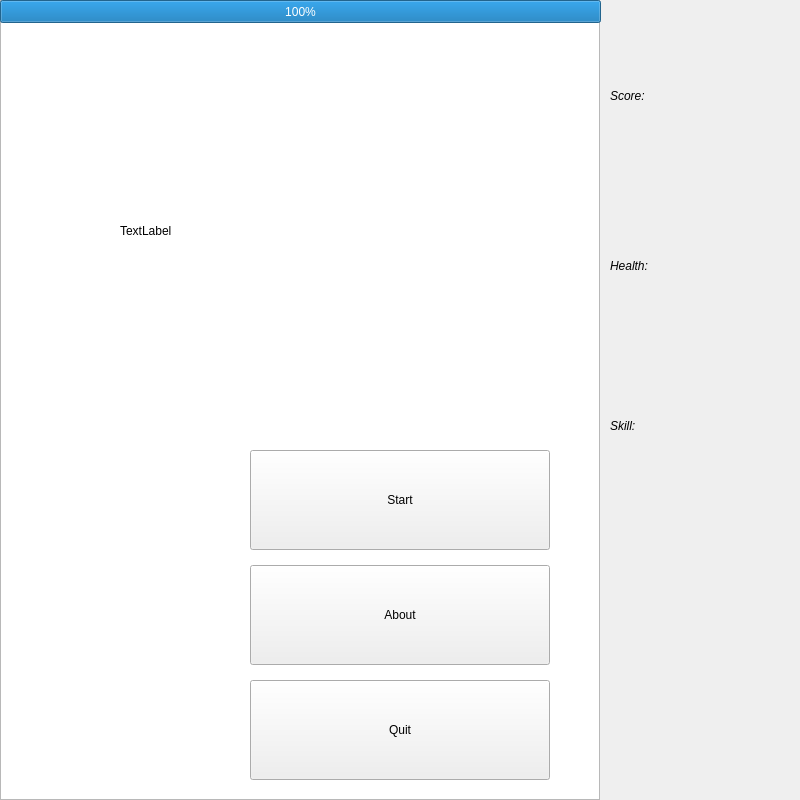
<?xml version="1.0" encoding="UTF-8"?>
<ui version="4.0">
 <class>MainWindow</class>
 <widget class="QMainWindow" name="MainWindow">
  <property name="geometry">
   <rect>
    <x>0</x>
    <y>0</y>
    <width>800</width>
    <height>800</height>
   </rect>
  </property>
  <property name="sizePolicy">
   <sizepolicy hsizetype="Fixed" vsizetype="Fixed">
    <horstretch>0</horstretch>
    <verstretch>0</verstretch>
   </sizepolicy>
  </property>
  <property name="windowTitle">
   <string>Project3</string>
  </property>
  <property name="windowIcon">
   <iconset resource="resources.qrc">
    <normaloff>:/picture/img/myGrade.png</normaloff>:/picture/img/myGrade.png</iconset>
  </property>
  <widget class="QWidget" name="centralWidget">
   <widget class="QGraphicsView" name="graphicsView">
    <property name="geometry">
     <rect>
      <x>0</x>
      <y>0</y>
      <width>600</width>
      <height>800</height>
     </rect>
    </property>
    <property name="sizePolicy">
     <sizepolicy hsizetype="Minimum" vsizetype="Minimum">
      <horstretch>0</horstretch>
      <verstretch>0</verstretch>
     </sizepolicy>
    </property>
   </widget>
   <widget class="QLabel" name="Label_Score">
    <property name="geometry">
     <rect>
      <x>610</x>
      <y>60</y>
      <width>161</width>
      <height>71</height>
     </rect>
    </property>
    <property name="sizePolicy">
     <sizepolicy hsizetype="Fixed" vsizetype="Fixed">
      <horstretch>0</horstretch>
      <verstretch>0</verstretch>
     </sizepolicy>
    </property>
    <property name="font">
     <font>
      <italic>true</italic>
     </font>
    </property>
    <property name="text">
     <string>Score: </string>
    </property>
   </widget>
   <widget class="QPushButton" name="button_About">
    <property name="geometry">
     <rect>
      <x>250</x>
      <y>565</y>
      <width>300</width>
      <height>100</height>
     </rect>
    </property>
    <property name="text">
     <string>About</string>
    </property>
   </widget>
   <widget class="QPushButton" name="button_Start">
    <property name="geometry">
     <rect>
      <x>250</x>
      <y>450</y>
      <width>300</width>
      <height>100</height>
     </rect>
    </property>
    <property name="text">
     <string>Start</string>
    </property>
   </widget>
   <widget class="QLabel" name="LableGameStart">
    <property name="geometry">
     <rect>
      <x>120</x>
      <y>60</y>
      <width>611</width>
      <height>341</height>
     </rect>
    </property>
    <property name="text">
     <string>TextLabel</string>
    </property>
   </widget>
   <widget class="QLabel" name="Label_Score_number">
    <property name="geometry">
     <rect>
      <x>610</x>
      <y>130</y>
      <width>161</width>
      <height>71</height>
     </rect>
    </property>
    <property name="sizePolicy">
     <sizepolicy hsizetype="Fixed" vsizetype="Fixed">
      <horstretch>0</horstretch>
      <verstretch>0</verstretch>
     </sizepolicy>
    </property>
    <property name="text">
     <string/>
    </property>
   </widget>
   <widget class="QProgressBar" name="progressBarEnemyHealth">
    <property name="geometry">
     <rect>
      <x>0</x>
      <y>0</y>
      <width>601</width>
      <height>23</height>
     </rect>
    </property>
    <property name="value">
     <number>100</number>
    </property>
   </widget>
   <widget class="QLabel" name="Label_Health">
    <property name="geometry">
     <rect>
      <x>610</x>
      <y>230</y>
      <width>161</width>
      <height>71</height>
     </rect>
    </property>
    <property name="sizePolicy">
     <sizepolicy hsizetype="Fixed" vsizetype="Fixed">
      <horstretch>0</horstretch>
      <verstretch>0</verstretch>
     </sizepolicy>
    </property>
    <property name="font">
     <font>
      <italic>true</italic>
     </font>
    </property>
    <property name="text">
     <string>Health:</string>
    </property>
   </widget>
   <widget class="QLabel" name="Label_Health_number">
    <property name="geometry">
     <rect>
      <x>610</x>
      <y>330</y>
      <width>32</width>
      <height>32</height>
     </rect>
    </property>
    <property name="text">
     <string/>
    </property>
    <property name="pixmap">
     <pixmap resource="resources.qrc">:/picture/img/raiden3.ico</pixmap>
    </property>
   </widget>
   <widget class="QLabel" name="Label_Health_number_2">
    <property name="geometry">
     <rect>
      <x>640</x>
      <y>330</y>
      <width>42</width>
      <height>32</height>
     </rect>
    </property>
    <property name="text">
     <string/>
    </property>
    <property name="pixmap">
     <pixmap resource="resources.qrc">:/picture/img/raiden3.ico</pixmap>
    </property>
   </widget>
   <widget class="QLabel" name="Label_Health_number_3">
    <property name="geometry">
     <rect>
      <x>670</x>
      <y>330</y>
      <width>57</width>
      <height>32</height>
     </rect>
    </property>
    <property name="text">
     <string/>
    </property>
    <property name="pixmap">
     <pixmap resource="resources.qrc">:/picture/img/raiden3.ico</pixmap>
    </property>
   </widget>
   <widget class="QLabel" name="Label_Health_number_4">
    <property name="geometry">
     <rect>
      <x>700</x>
      <y>330</y>
      <width>89</width>
      <height>32</height>
     </rect>
    </property>
    <property name="text">
     <string/>
    </property>
    <property name="pixmap">
     <pixmap resource="resources.qrc">:/picture/img/raiden3.ico</pixmap>
    </property>
   </widget>
   <widget class="QLabel" name="Label_Health_number_5">
    <property name="geometry">
     <rect>
      <x>730</x>
      <y>330</y>
      <width>184</width>
      <height>32</height>
     </rect>
    </property>
    <property name="text">
     <string/>
    </property>
    <property name="pixmap">
     <pixmap resource="resources.qrc">:/picture/img/raiden3.ico</pixmap>
    </property>
   </widget>
   <widget class="QLabel" name="Label_Skill">
    <property name="geometry">
     <rect>
      <x>610</x>
      <y>390</y>
      <width>161</width>
      <height>71</height>
     </rect>
    </property>
    <property name="sizePolicy">
     <sizepolicy hsizetype="Fixed" vsizetype="Fixed">
      <horstretch>0</horstretch>
      <verstretch>0</verstretch>
     </sizepolicy>
    </property>
    <property name="font">
     <font>
      <italic>true</italic>
     </font>
    </property>
    <property name="text">
     <string>Skill:</string>
    </property>
   </widget>
   <widget class="QLabel" name="Label_skill_number">
    <property name="geometry">
     <rect>
      <x>610</x>
      <y>480</y>
      <width>32</width>
      <height>32</height>
     </rect>
    </property>
    <property name="text">
     <string/>
    </property>
    <property name="pixmap">
     <pixmap resource="resources.qrc">:/picture/img/trump (icon).png</pixmap>
    </property>
   </widget>
   <widget class="QLabel" name="Label_skill_number_2">
    <property name="geometry">
     <rect>
      <x>650</x>
      <y>480</y>
      <width>32</width>
      <height>32</height>
     </rect>
    </property>
    <property name="text">
     <string/>
    </property>
    <property name="pixmap">
     <pixmap resource="resources.qrc">:/picture/img/trump (icon).png</pixmap>
    </property>
   </widget>
   <widget class="QLabel" name="Label_skill_number_3">
    <property name="geometry">
     <rect>
      <x>690</x>
      <y>480</y>
      <width>32</width>
      <height>32</height>
     </rect>
    </property>
    <property name="text">
     <string/>
    </property>
    <property name="pixmap">
     <pixmap resource="resources.qrc">:/picture/img/trump (icon).png</pixmap>
    </property>
   </widget>
   <widget class="QPushButton" name="button_quit">
    <property name="geometry">
     <rect>
      <x>250</x>
      <y>680</y>
      <width>300</width>
      <height>100</height>
     </rect>
    </property>
    <property name="text">
     <string>Quit</string>
    </property>
   </widget>
  </widget>
  <widget class="QMenuBar" name="menuBar">
   <property name="geometry">
    <rect>
     <x>0</x>
     <y>0</y>
     <width>800</width>
     <height>22</height>
    </rect>
   </property>
  </widget>
 </widget>
 <layoutdefault spacing="6" margin="11"/>
 <tabstops>
  <tabstop>button_Start</tabstop>
  <tabstop>button_About</tabstop>
  <tabstop>graphicsView</tabstop>
 </tabstops>
 <resources>
  <include location="resources.qrc"/>
 </resources>
 <connections/>
</ui>
